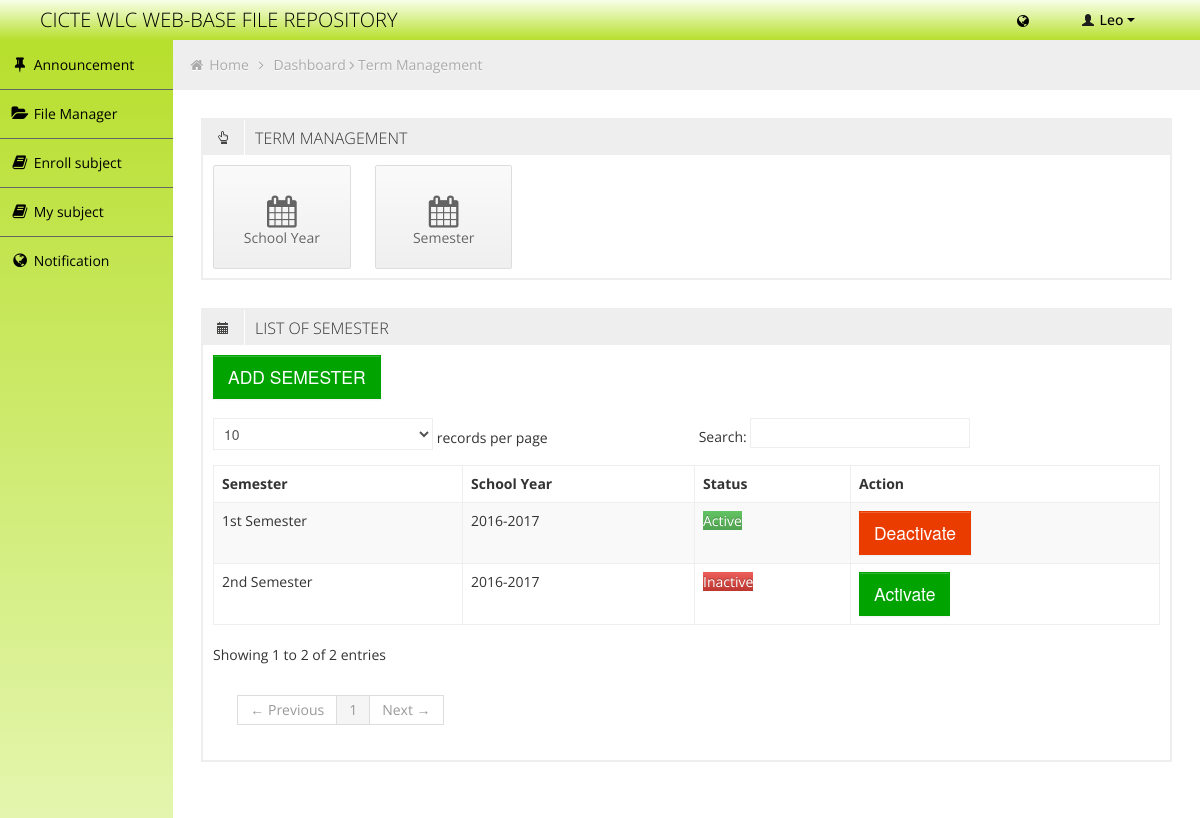
The app's page /termmanagement.php?sem=true (signed in) with its own data.
### tables this page shows
CREATE TABLE `fr_stud` (
  `id` int(11) NOT NULL auto_increment,
  `user_id` int(11) NOT NULL,
  `ControlNo` int(11) NOT NULL,
  `FName` varchar(50) NOT NULL,
  `LName` varchar(50) NOT NULL,
  `Mname` varchar(50) NOT NULL,
  `Course` varchar(30) NOT NULL,
  `Year` varchar(30) NOT NULL,
  `size_limit` int(11) NOT NULL,
  PRIMARY KEY  (`id`),
  UNIQUE KEY `ControlNo` (`ControlNo`)
);

CREATE TABLE `fr_path` (
  `id` int(11) NOT NULL auto_increment,
  `url` varchar(30000) NOT NULL,
  `user_id` int(11) NOT NULL,
  PRIMARY KEY  (`id`)
);

CREATE TABLE `fr_semester` (
  `SemID` int(11) NOT NULL auto_increment,
  `Semester` varchar(100) NOT NULL,
  `SYID` int(11) NOT NULL,
  `sem_status` enum('Active','Inactive') NOT NULL default 'Inactive',
  PRIMARY KEY  (`SemID`)
);

CREATE TABLE `fr_sy` (
  `SYID` int(11) NOT NULL auto_increment,
  `SYstart` int(11) NOT NULL,
  `SYend` int(11) NOT NULL,
  PRIMARY KEY  (`SYID`)
);

### termmanagement.php (the view, shortened to what this page needs)
<!DOCTYPE html>
<html lang="en">
<head>
	<link id="bootstrap-style" href="css/bootstrap.min.css" rel="stylesheet">
	<link href="css/bootstrap-responsive.min.css" rel="stylesheet">
	<link id="base-style" href="css/style.css" rel="stylesheet">
	<link id="base-style-responsive" href="css/style-responsive.css" rel="stylesheet">
</head>
<body>
	<?php include('php/header.php'); ?>
	<div class="container-fluid-full">
		<div class="row-fluid">
			<?php include('php/menu.php'); ?>
			<div id="content" class="span10">
				<ul class="breadcrumb">
					<li>
						<i class="icon-home"></i>
						<a href="index.php">Home</a>
						<i class="icon-angle-right"></i>
					</li>
					<li><a href="dashboard.php">Dashboard</a></li>
					<i class="icon-angle-right"></i>
					<li><a href="">Term Management</a></li>
				</ul>
				<div class="row-fluid">
					<div class="box defualt span12">
						<div class="box-header">
							<h2><i class="halflings-icon hand-top"></i><span class="break"></span>TERM MANAGEMENT</h2>
						</div>
						<div class="box-content">
							<a href="termmanagement.php?sy=true" class="quick-button span2">
								<i class="icon-calendar"></i>
								<p>School Year</p>
							</a>
							<a href="termmanagement.php?sem=true" class="quick-button span2">
								<i class="icon-calendar"></i>
								<p>Semester</p>
							</a>
							<div class="clearfix"></div>
						</div>
					</div>
				</div>
				<div class="row-fluid sortable">
				<div class="box span12">
					<?php
						if(isset($_GET['sy']))
						{
					?>
							<div class="box-header" data-original-title>
						<h2><i class="halflings-icon calendar"></i><span class="break"></span>LIST OF SCHOOL YEAR</h2>
					</div>
					<div class="box-content buttons">
						<form method="post" action="<?php $_SERVER['PHP_SELF'] ?>" name="form1">
							<input type="submit" name="sy" class="btn btn-large btn-success" value="Generate S.Y.">
						</form>
					</div>
					<div class="box-content">
						<table class="table table-striped table-bordered bootstrap-datatable datatable">
						  <thead>
							  <tr>
							  	  <th>#</th>
							  	  <th>School Year</th>
							  </tr>
						  </thead>
						  <tbody>
						  	<?php
						  			$result = mysql_query("SELECT * FROM fr_sy");
								 	if(mysql_num_rows($result) > 0)
								 	{
								 		while ($row = mysql_fetch_array($result))
								 		{
								 ?>
								 		<tr>
								 		  <td><?php echo $row['SYID']; ?></td>
									      <td><?php echo $row['SYstart'].'-'.$row['SYend']; ?></td>
									    </tr>
								<?php
										}
									}
								?>
						  </tbody>
					  </table>
					</div>
					<?php
						}
						else if(isset($_GET['sem']))
						{
					?>
					<div class="box-header" data-original-title>
						<h2><i class="halflings-icon calendar"></i><span class="break"></span>LIST OF SEMESTER</h2>
					</div>
					<div class="box-content buttons">
						<button class="btn btn-large btn-success btn-setting">ADD SEMESTER</button>
					</div>
					<div class="box-content">
						<table class="table table-striped table-bordered bootstrap-datatable datatable">
						  <thead>
							  <tr>
							  	    <th>Semester</th>
              						<th>School Year</th>
              						<th>Status</th>
              						<th>Action</th>
							  </tr>
						  </thead>
						  <tbody>
						  	<?php
									$result = mysql_query("SELECT sem.*,sy.* FROM fr_semester as sem , fr_sy as sy WHERE sem.SYID = sy.SYID");
								 	if(mysql_num_rows($result) > 0)
								 	{
								 		while ($row = mysql_fetch_array($result))
								 		{
								 ?>
								 		<tr>
											<td><?php echo $row['Semester']; ?></td>
              								<td><?php echo $row['SYstart'].'-'.$row['SYend']; ?></td>
              								<td><?php echo  $row['sem_status'] == 'Active' ? '<span class="btn-success">Active</span>' : '<span class="btn-danger">Inactive</span>' ; ?> </td>
              								<td><?php echo  $row['sem_status'] == 'Active' ? '<a href="termmanagement.php?sem=true&&deactivate='.$row['SemID'].'"><button class="btn btn-large btn-danger">Deactivate</button></a>' : '<a href="termmanagement.php?sem=true&&activate='.$row['SemID'].'"><button class="btn btn-large btn-success">Activate</button></a>' ; ?> </td>
										</tr>
								<?php
										}
									}
								?>
						  </tbody>
					  </table>
					</div>
					<?php
						}
					?>
				</div>
			</div>
			</div>
		</div>
	</div>
</body>
</html>

### php/header.php (shortened to what this page needs)
<?php
		if($_SESSION['UserLvl'] == 1)
		{
			$result1 = mysql_query("SELECT * FROM fr_stud WHERE user_id = '".$_SESSION['user_id']."'");
			$row1 = mysql_fetch_array($result1);
			$name = $row1['FName'];
		}
?>
<div class="navbar">
	<div class="navbar-inner">
		<div class="container-fluid">
			<a class="brand" href=""><span>CICTE WLC WEB-BASE FILE REPOSITORY</span></a>
			<div class="nav-no-collapse header-nav">
				<ul class="nav pull-right">
					<li class="dropdown hidden-phone">
						<a  class="btn dropdown-toggle" data-toggle="dropdown" href="#">
								<i class="icon-globe" id="notifcount"></i>
						</a>
					</li>
					<li class="dropdown">
						<a class="btn dropdown-toggle" data-toggle="dropdown" href="#">
							<i class="halflings-icon white user"></i> <?php echo $name; ?>
							<span class="caret"></span>
						</a>
					</li>
				</ul>
			</div>
		</div>
	</div>
</div>

### php/menu.php
<div id="sidebar-left" class="span2">
	<div class="nav-collapse sidebar-nav">
		<ul class="nav nav-tabs nav-stacked main-menu">
			<li><a href="newsfeed.php"><i class="icon-pushpin"></i><span class="hidden-tablet"> Announcement </span></a></li>
			<?php
				$result = mysql_query("SELECT * FROM  fr_path WHERE user_id = '".$_SESSION['user_id']."'") or die('Error share: '. mysql_error());
			 	if(mysql_num_rows($result) > 0)
			 	{
			 		while ($row = mysql_fetch_array($result))
			 		{
			?>
						<li><a href="index.php?id=<?php echo $row['id']; ?>"><i class="icon-folder-open"></i><span class="hidden-tablet"> File Manager </span></a></li>
			<?php
			 		}
			 	}
			?>
			<?php
				if($_SESSION['UserLvl'] == '1')
				{
			?>
					<li><a href="enroll_subject.php?subject=enroll"><i class="icon-book"></i><span class="hidden-tablet"> Enroll subject </span></a></li>
					<li><a href="enroll_subject.php?subject=subject"><i class="icon-book"></i><span class="hidden-tablet"> My subject </span></a></li>
					<li><a href="messages.php"><i class="icon-globe"></i><span class="hidden-tablet"> Notification</span>
					</a></li>
			<?php
				}
				else
				{
			?>
					<li><a href="dashboard.php"><i class="icon-cog"></i><span class="hidden-tablet"> Dashboard </span></a></li>
					<li><a href="messages.php"><i class="icon-globe"></i><span class="hidden-tablet"> Notification</span>
					</a></li>
			<?php
				}
			?>
		</ul>
	</div>
</div>

### css/style-responsive.css (style rules this page uses)
@media (min-width: 1200px) { .container-fluid-full { overflow: hidden; position: relative; height: 100%; } }
@media (min-width: 1200px) { #content { width: 85.578%; padding: 28px; margin: 0px 0px; margin-left: 14.422% !important; } }
@media (min-width: 1200px) { #sidebar-left { background: rgb(248,255,232); background: -moz-linear-gradient(bottom, rgba(248,255,232,1) 0%, rgba(227,245,171,1) 33%, rgba(183,223,45,1) 100%); background: -webkit-gradient(linear, left bottom, left top, color-stop(0%,rgba(248,255,232,1)), color-stop(33%,rgba(227,245,171,1)), color-stop(100%,rgba(183,223,45,1))); background: -webkit-linear-gradient(bottom, rgba(248,255,232,1) 0%,rgba(227,245,171,1) 33%,rgba(183,223,45,1) 100%); background: -o-linear-gradient(bottom, rgba(248,255,232,1) 0%,rgba(227,245,171,1) 33%,rgba(183,223,45,1) 100%); background: -ms-linear-gradient(bottom, rgba(248,255,232,1) 0%,rgba(227,245,171,1) 33%,rgba(183,223,45,1) 100%); background: linear-gradient(to top, rgba(248,255,232,1) 0%,rgba(227,245,171,1) 33%,rgba(183,223,45,1) 100%); filter: progid:DXImageTransform.Microsoft.gradient( startColorstr='#f8ffe8', endColorstr='#b7df2d',GradientType=0 ); margin-left: 0px !important; position: absolute; height: 100%; } }
@media (min-width: 1200px) { .sidebar-nav > ul { margin: 0px; } }

### css/halflings.css (style rules this page uses)
html, html .halflings { -webkit-font-smoothing: antialiased !important; }
.halflings-icon { display: inline-block; width: 14px; height: 14px; line-height: 14px; vertical-align: text-top; background-image: url(../img/glyphicons_halflings.svg); background-position: 0 0; background-repeat: no-repeat; vertical-align: top; *display: inline; *zoom: 1; *margin-right: .3em; }
.halflings-icon.user { background-position: -168px 0; }
.halflings-icon.calendar { background-position: -192px -120px; }
.halflings-icon.hand-top { background-position: -192px -144px; }

### records on screen
fr_stud: FName "Leo"
fr_semester: Semester "1st Semester", SYID.SYstart "2016", SYID.SYend "2017", sem_status "Active"
fr_semester: Semester "2nd Semester", SYID.SYstart "2016", SYID.SYend "2017", sem_status "Inactive"
